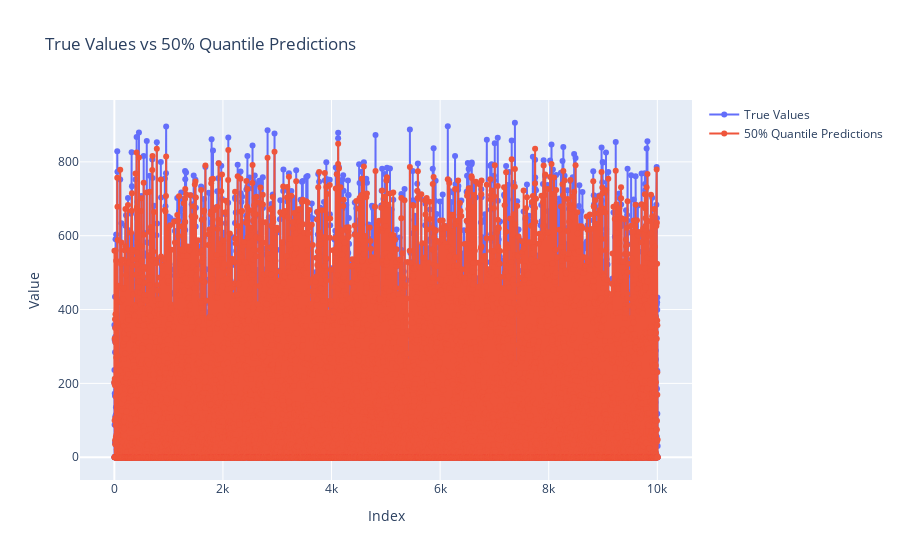

Here is the notebook cell this chart was saved with:
### Code cell
import torch
import plotly.graph_objects as go

# Assuming your trained model is called 'model'

# Set the model to evaluation mode
model.eval()

# Disable gradient calculation (since we're only making predictions)
with torch.no_grad():
    # Get model predictions for X_test_tensor
    y_pred_tensor = model(X_test_tensor)  # Shape: (num_samples, 9) for 9 quantiles

# Convert y_test_tensor to numpy for easier comparison
y_true = y_test_tensor.numpy().flatten()  # Flatten to 1D array for plotting

# Extract the 50% quantile from predictions (assuming it's the 5th quantile at index 4)
y_pred = y_pred_tensor[:, 4].numpy().flatten()  # Flatten to 1D array for plotting

# Now y_true contains the true test values and y_pred contains the 50% quantile predictions

# Create the line plot using Plotly
fig = go.Figure()

# Add real values (y_true) to the plot
fig.add_trace(go.Scatter(x=list(range(len(y_true))), 
                         y=y_true, 
                         mode='lines+markers', 
                         name='True Values'))

# Add 50% quantile predictions (y_pred) to the plot
fig.add_trace(go.Scatter(x=list(range(len(y_pred))), 
                         y=y_pred, 
                         mode='lines+markers', 
                         name='50% Quantile Predictions'))

# Update layout
fig.update_layout(title='True Values vs 50% Quantile Predictions',
                  xaxis_title='Index',
                  yaxis_title='Value',
                  template='plotly')

# Show the plot
fig.show()

### Figure 1 — Plotly figure (JSON) as saved in the notebook; plotly's stock layout.template omitted (floating-point values rounded to 4 significant figures; data arrays with more than 128 entries replaced by an {"elided": "..."} marker saying what was removed)
{"data": [{"mode": "lines+markers", "name": "True Values", "type": "scatter", "x": {"elided": "10007 int values"}, "y": {"elided": "10007 float values"}}, {"mode": "lines+markers", "name": "50% Quantile Predictions", "type": "scatter", "x": {"elided": "10007 int values"}, "y": {"elided": "10007 float values"}}], "layout": {"title": {"text": "True Values vs 50% Quantile Predictions"}, "xaxis": {"title": {"text": "Index"}}, "yaxis": {"title": {"text": "Value"}}}}
